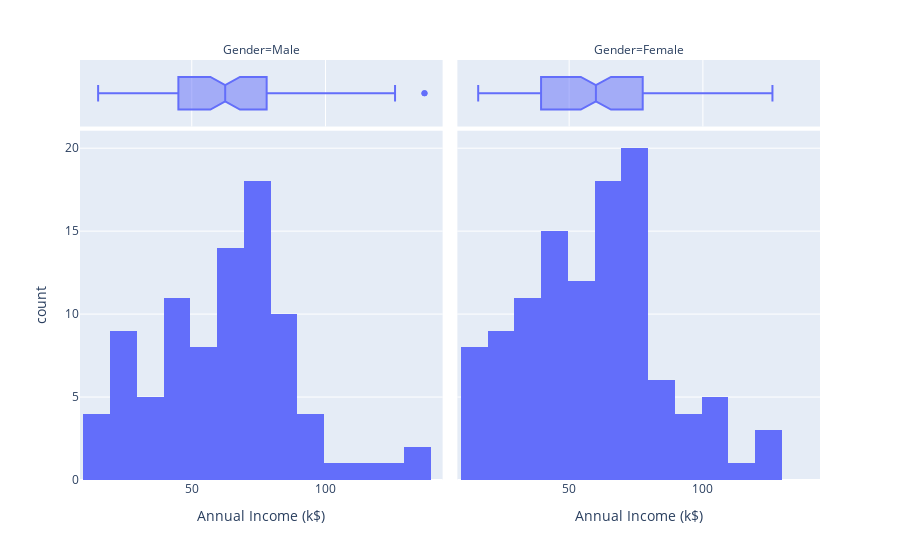

The cell this chart's notebook holds for it:
### Code cell
fig = px.histogram(df, x="Annual Income (k$)", marginal="box", facet_col="Gender")
fig.show()

### Figure 1 — Plotly figure (JSON) as saved in the notebook; plotly's stock layout.template omitted (floating-point values rounded to 4 significant figures)
{"data": [{"alignmentgroup": "True", "bingroup": "x", "hovertemplate": "Gender=Male<br>Annual Income (k$)=%{x}<br>count=%{y}<extra></extra>", "legendgroup": "", "marker": {"color": "#636efa"}, "name": "", "offsetgroup": "", "orientation": "v", "showlegend": false, "type": "histogram", "x": [15, 15, 19, 19, 20, 20, 21, 23, 24, 24, 25, 28, 28, 30, 33, 33, 38, 39, 42, 43, 43, 44, 46, 46, 46, 48, 48, 48, 49, 54, 54, 54, 54, 54, 54, 54, 59, 60, 60, 61, 61, 62, 62, 62, 63, 63, 63, 63, 64, 67, 69, 71, 71, 71, 71, 71, 71, 73, 73, 74, 75, 77, 77, 77, 78, 78, 78, 78, 78, 81, 85, 86, 87, 87, 87, 87, 87, 88, 88, 93, 93, 98, 99, 101, 113, 126, 137, 137], "xaxis": "x", "yaxis": "y"}, {"alignmentgroup": "True", "hovertemplate": "Gender=Male<br>Annual Income (k$)=%{x}<extra></extra>", "legendgroup": "", "marker": {"color": "#636efa"}, "name": "", "notched": true, "offsetgroup": "", "showlegend": false, "type": "box", "x": [15, 15, 19, 19, 20, 20, 21, 23, 24, 24, 25, 28, 28, 30, 33, 33, 38, 39, 42, 43, 43, 44, 46, 46, 46, 48, 48, 48, 49, 54, 54, 54, 54, 54, 54, 54, 59, 60, 60, 61, 61, 62, 62, 62, 63, 63, 63, 63, 64, 67, 69, 71, 71, 71, 71, 71, 71, 73, 73, 74, 75, 77, 77, 77, 78, 78, 78, 78, 78, 81, 85, 86, 87, 87, 87, 87, 87, 88, 88, 93, 93, 98, 99, 101, 113, 126, 137, 137], "xaxis": "x3", "yaxis": "y3"}, {"alignmentgroup": "True", "bingroup": "x", "hovertemplate": "Gender=Female<br>Annual Income (k$)=%{x}<br>count=%{y}<extra></extra>", "legendgroup": "", "marker": {"color": "#636efa"}, "name": "", "offsetgroup": "", "orientation": "v", "showlegend": false, "type": "histogram", "x": [16, 16, 17, 17, 18, 18, 19, 19, 20, 20, 21, 23, 25, 28, 28, 29, 29, 30, 33, 33, 34, 34, 37, 37, 38, 39, 39, 39, 40, 40, 40, 40, 42, 43, 43, 44, 46, 47, 47, 48, 48, 48, 49, 50, 50, 54, 54, 54, 54, 54, 57, 57, 58, 58, 59, 60, 60, 60, 60, 62, 62, 62, 63, 63, 64, 65, 65, 65, 65, 67, 67, 67, 69, 70, 70, 72, 72, 73, 73, 74, 75, 76, 76, 77, 78, 78, 78, 78, 78, 78, 78, 79, 79, 81, 85, 86, 87, 88, 88, 97, 97, 98, 99, 101, 103, 103, 103, 103, 113, 120, 120, 126], "xaxis": "x2", "yaxis": "y2"}, {"alignmentgroup": "True", "hovertemplate": "Gender=Female<br>Annual Income (k$)=%{x}<extra></extra>", "legendgroup": "", "marker": {"color": "#636efa"}, "name": "", "notched": true, "offsetgroup": "", "showlegend": false, "type": "box", "x": [16, 16, 17, 17, 18, 18, 19, 19, 20, 20, 21, 23, 25, 28, 28, 29, 29, 30, 33, 33, 34, 34, 37, 37, 38, 39, 39, 39, 40, 40, 40, 40, 42, 43, 43, 44, 46, 47, 47, 48, 48, 48, 49, 50, 50, 54, 54, 54, 54, 54, 57, 57, 58, 58, 59, 60, 60, 60, 60, 62, 62, 62, 63, 63, 64, 65, 65, 65, 65, 67, 67, 67, 69, 70, 70, 72, 72, 73, 73, 74, 75, 76, 76, 77, 78, 78, 78, 78, 78, 78, 78, 79, 79, 81, 85, 86, 87, 88, 88, 97, 97, 98, 99, 101, 103, 103, 103, 103, 113, 120, 120, 126], "xaxis": "x4", "yaxis": "y4"}], "layout": {"annotations": [{"font": {}, "showarrow": false, "text": "Gender=Male", "x": 0.245, "xanchor": "center", "xref": "paper", "y": 1, "yanchor": "bottom", "yref": "paper"}, {"font": {}, "showarrow": false, "text": "Gender=Female", "x": 0.755, "xanchor": "center", "xref": "paper", "y": 1, "yanchor": "bottom", "yref": "paper"}], "barmode": "relative", "legend": {"tracegroupgap": 0}, "margin": {"t": 60}, "xaxis": {"anchor": "y", "domain": [0, 0.49], "title": {"text": "Annual Income (k$)"}}, "xaxis2": {"anchor": "y2", "domain": [0.51, 1], "matches": "x", "title": {"text": "Annual Income (k$)"}}, "xaxis3": {"anchor": "y3", "domain": [0, 0.49], "matches": "x", "showgrid": true, "showticklabels": false}, "xaxis4": {"anchor": "y4", "domain": [0.51, 1], "matches": "x", "showgrid": true, "showticklabels": false}, "yaxis": {"anchor": "x", "domain": [0, 0.8316], "title": {"text": "count"}}, "yaxis2": {"anchor": "x2", "domain": [0, 0.8316], "matches": "y", "showticklabels": false}, "yaxis3": {"anchor": "x3", "domain": [0.8416, 1], "matches": "y3", "showgrid": false, "showline": false, "showticklabels": false, "ticks": ""}, "yaxis4": {"anchor": "x4", "domain": [0.8416, 1], "matches": "y3", "showgrid": false, "showline": false, "showticklabels": false, "ticks": ""}}}
